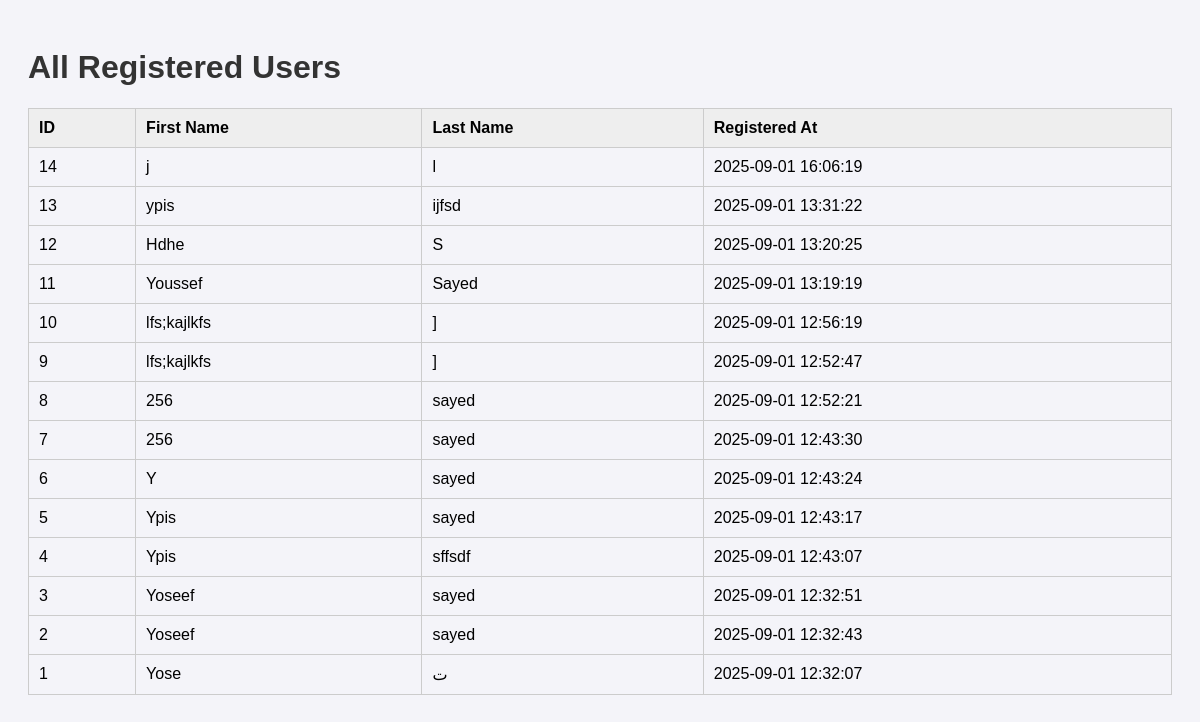
The app's page /all_users, older data.
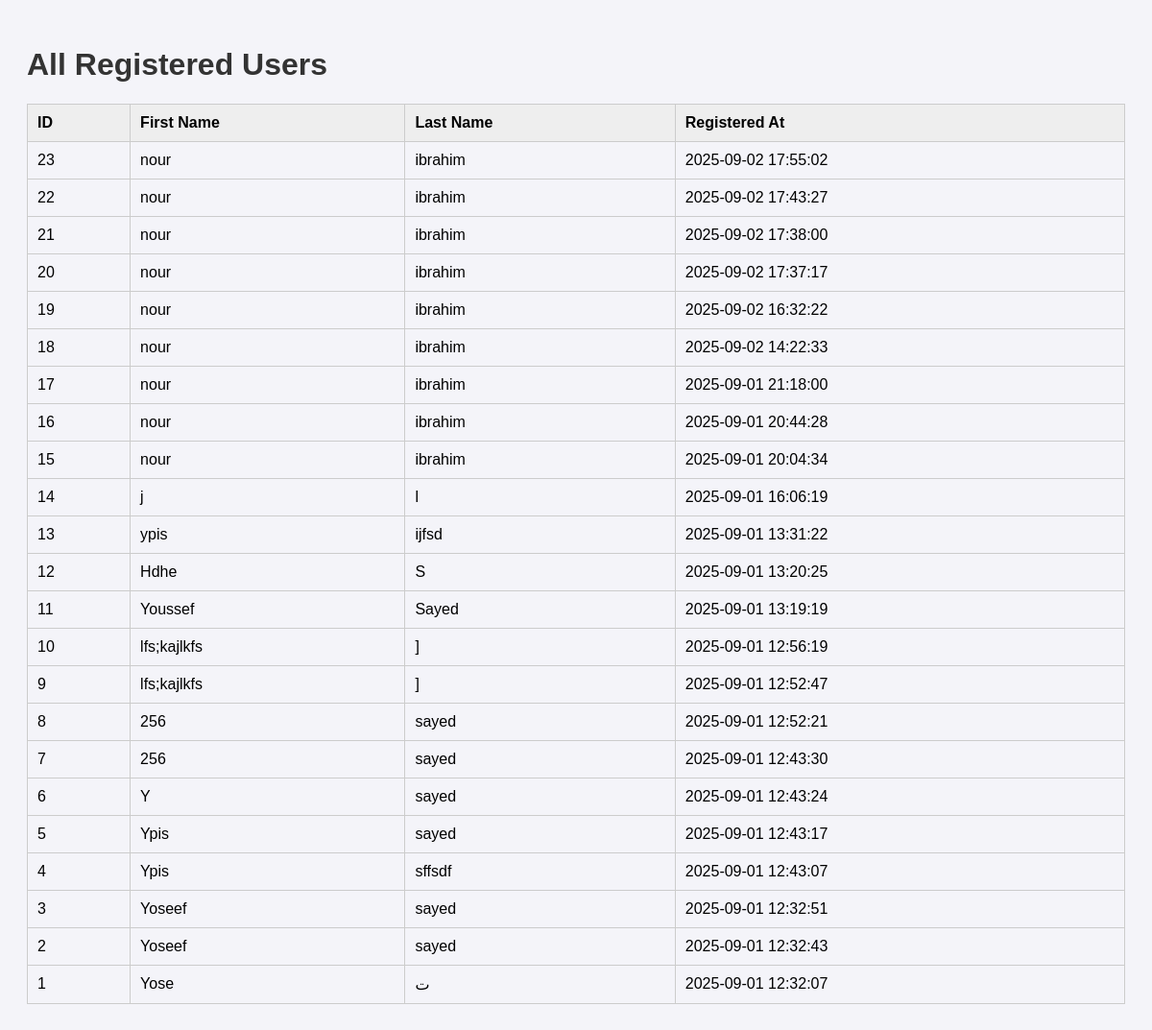
The same page, newer data.
### tables this page shows
CREATE TABLE users (
        id INTEGER PRIMARY KEY AUTOINCREMENT,
        first_name TEXT NOT NULL,
        last_name TEXT NOT NULL,
        created_at TIMESTAMP DEFAULT CURRENT_TIMESTAMP
    );

### app.py (the view)
@app.route("/all_users")
def all_users():
    users = db.execute("SELECT * FROM users ORDER BY created_at DESC")
    return render_template("all_users.html", users=users)

### templates/all_users.html (shortened to what this page needs)
<!doctype html>
<html lang="en">
<head>
</head>
<body>
  <h1>All Registered Users</h1>
  <table>
    <tr>
      <th>ID</th>
      <th>First Name</th>
      <th>Last Name</th>
      <th>Registered At</th>
    </tr>
    {% for user in users %}
    <tr>
      <td>{{ user.id }}</td>
      <td>{{ user.first_name }}</td>
      <td>{{ user.last_name }}</td>
      <td>{{ user.created_at }}</td>
    </tr>
    {% endfor %}
  </table>
</body>
</html>

### templates/all_users.html (style rules this page uses)
body { font-family: Arial, sans-serif; padding: 20px; background: #f4f4f9; }
h1 { color: #333; }
table { width: 100%; border-collapse: collapse; margin-top: 20px; }
th, td { padding: 10px; border: 1px solid #ccc; text-align: left; }
th { background: #eee; }

Row changes from the older to the newer data that the page shows:
added users: id "23", first_name "nour", last_name "ibrahim", created_at "2025-09-02 17:55:02"
added users: id "22", first_name "nour", last_name "ibrahim", created_at "2025-09-02 17:43:27"
added users: id "21", first_name "nour", last_name "ibrahim", created_at "2025-09-02 17:38:00"
added users: id "20", first_name "nour", last_name "ibrahim", created_at "2025-09-02 17:37:17"
added users: id "19", first_name "nour", last_name "ibrahim", created_at "2025-09-02 16:32:22"
added users: id "18", first_name "nour", last_name "ibrahim", created_at "2025-09-02 14:22:33"
added users: id "17", first_name "nour", last_name "ibrahim", created_at "2025-09-01 21:18:00"
added users: id "16", first_name "nour", last_name "ibrahim", created_at "2025-09-01 20:44:28"
added users: id "15", first_name "nour", last_name "ibrahim", created_at "2025-09-01 20:04:34"
